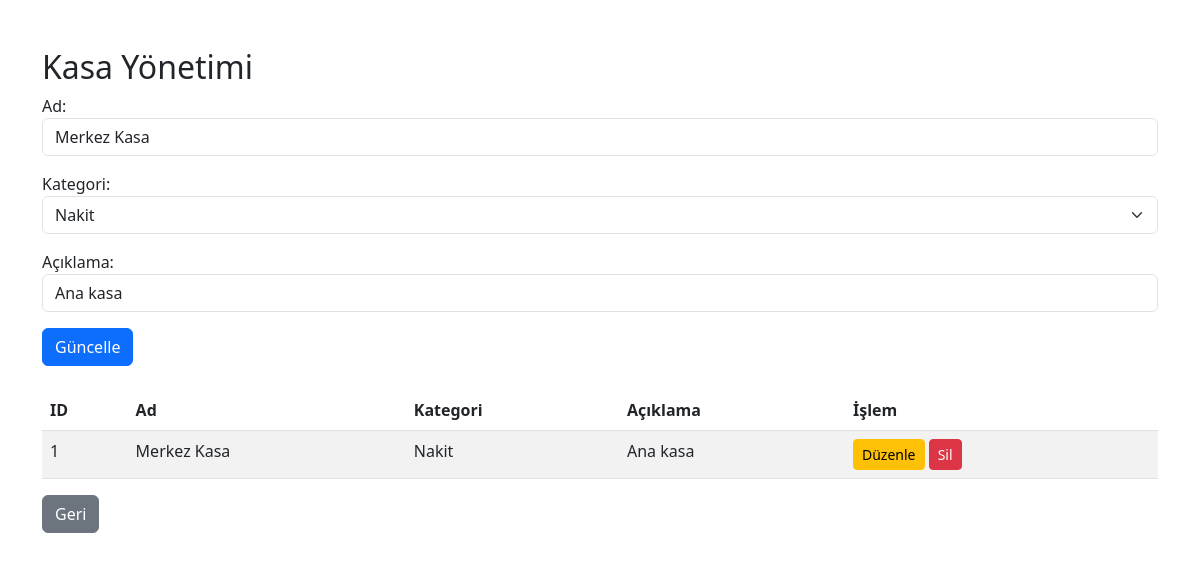
Screenshot of /kasalar.php?edit_id=1 (signed in) with the database file from the repository.
### tables this page shows
CREATE TABLE IF NOT EXISTS `kasalar` (
  `id` int NOT NULL AUTO_INCREMENT,
  `ad` varchar(100) NOT NULL,
  `aciklama` varchar(255) DEFAULT NULL,
  `kategori` enum('Nakit','Banka','Dijital') DEFAULT 'Nakit',
  PRIMARY KEY (`id`)
);

### kasalar.php (the view, shortened to what this page needs)
<?php
include 'db.php';
$edit_row = null;
if (isset($_GET['edit_id'])) {
    $id = $_GET['edit_id'];
    $stmt = $conn->prepare("SELECT * FROM kasalar WHERE id = ?");
    $stmt->bind_param("i", $id);
    $stmt->execute();
    $edit_row = $stmt->get_result()->fetch_assoc();
}
$result = $conn->query("SELECT * FROM kasalar ORDER BY kategori, ad");
?>
<!DOCTYPE html>
<html lang="tr">
<head>
    <link href="https://cdn.jsdelivr.net/npm/bootstrap@5.3.0/dist/css/bootstrap.min.css" rel="stylesheet">
</head>
<body class="container mt-5">
    <h2>Kasa Yönetimi</h2>
    <form method="post" class="mb-4">
        <div class="mb-3">
            <label>Ad:</label>
            <input type="text" name="ad" class="form-control" value="<?php echo $edit_row['ad'] ?? ''; ?>" required>
        </div>
        <div class="mb-3">
            <label>Kategori:</label>
            <select name="kategori" class="form-select" required>
                <option value="Nakit" <?php if ($edit_row && $edit_row['kategori'] == 'Nakit') echo 'selected'; ?>>Nakit</option>
            </select>
        </div>
        <div class="mb-3">
            <label>Açıklama:</label>
            <input type="text" name="aciklama" class="form-control" value="<?php echo $edit_row['aciklama'] ?? ''; ?>">
        </div>
        <button type="submit" class="btn btn-primary"><?php echo $edit_row ? 'Güncelle' : 'Ekle'; ?></button>
    </form>
    <table class="table table-striped">
        <thead><tr><th>ID</th><th>Ad</th><th>Kategori</th><th>Açıklama</th><th>İşlem</th></tr></thead>
        <tbody>
            <?php while($row = $result->fetch_assoc()): ?>
            <tr>
                <td><?php echo $row['id']; ?></td>
                <td><?php echo $row['ad']; ?></td>
                <td><?php echo $row['kategori']; ?></td>
                <td><?php echo $row['aciklama'] ?: 'Yok'; ?></td>
                <td>
                    <a href="?edit_id=<?php echo $row['id']; ?>" class="btn btn-warning btn-sm">Düzenle</a>
                    <a href="?delete_id=<?php echo $row['id']; ?>" class="btn btn-danger btn-sm" onclick="return confirm('Silmek istediğinizden emin misiniz?')">Sil</a>
                </td>
            </tr>
            <?php endwhile; ?>
        </tbody>
    </table>
    <a href="index.php" class="btn btn-secondary">Geri</a>
</body>
</html>

### rows the page displays
kasalar: ad "Merkez Kasa", kategori "Nakit", aciklama "Ana kasa", id "1"
